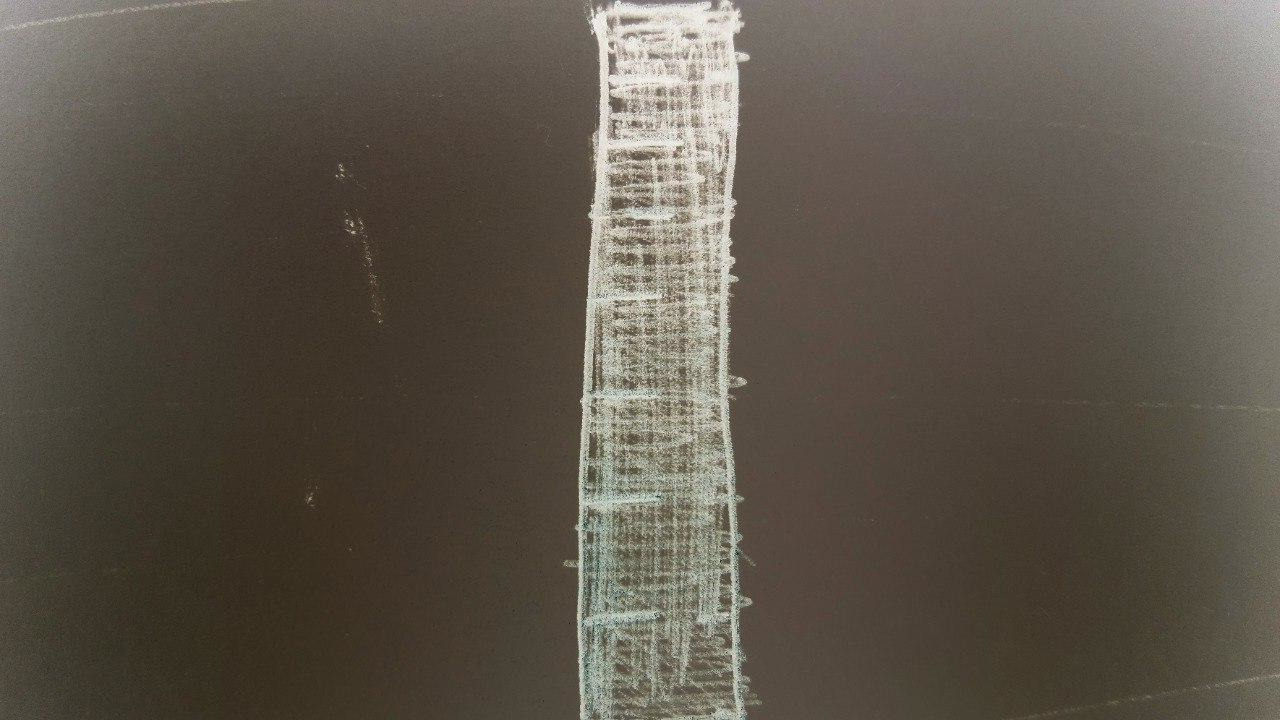
#> input picture img/square.jpg, 1280 x 720 px
$ python main_belt.py   (older library calls are emulated)
#> lines starting #> are read from the running program, lines starting #| are printed output that depends on the picture; after the words box and inside, x2 and y2 are one past the last pixel; in counts of white or black regions, pixels touching at a corner belong together
#> in main, image is the input picture: shape (720, 1280, 3); mean B, G, R 74.8, 85.7, 93.1
#!/usr/bin/env python
# -*- coding: utf-8 -*-

'''
  Object Processing

  Copyright 2018 Ilya Gulko <iigulko99@gmail.com>

  This program is free software; you can redistribute it and/or modify
  it under the terms of the GNU General Public License as published by
  the Free Software Foundation; either version 2 of the License, or
  (at your option) any later version.

  This program is distributed in the hope that it will be useful,
  but WITHOUT ANY WARRANTY; without even the implied warranty of
  MERCHANTABILITY or FITNESS FOR A PARTICULAR PURPOSE.  See the
  GNU General Public License for more details.

  You should have received a copy of the GNU General Public License
  along with this program; if not, write to the Free Software
  Foundation, Inc., 51 Franklin Street, Fifth Floor, Boston,
  MA 02110-1301, USA.

'''

'''

Sources:

  https://docs.opencv.org/3.1.0/dd/d49/tutorial_py_contour_features.html
  https://pythontips.com/2015/03/11/a-guide-to-finding-books-in-images-using-python-and-opencv/
  https://docs.opencv.org/3.4/d6/d00/tutorial_py_root.html

'''

import numpy as np
import cv2

def image_proccessing(image):
	'''
	this method does image tuning for further calculations.
	proccesses that are described below:
		1. bluring
		2. grayscaling
		3. thresholding
		4. edging
		5. closing edges
	more info: https://docs.opencv.org/3.4/d6/d00/tutorial_py_root.html
	'''
	blurred = cv2.bilateralFilter(image,20,130,130)

	grayscaled = cv2.cvtColor(blurred, cv2.COLOR_BGR2GRAY)

	retval, thresholded = cv2.threshold(grayscaled, 175, 255, cv2.THRESH_BINARY)
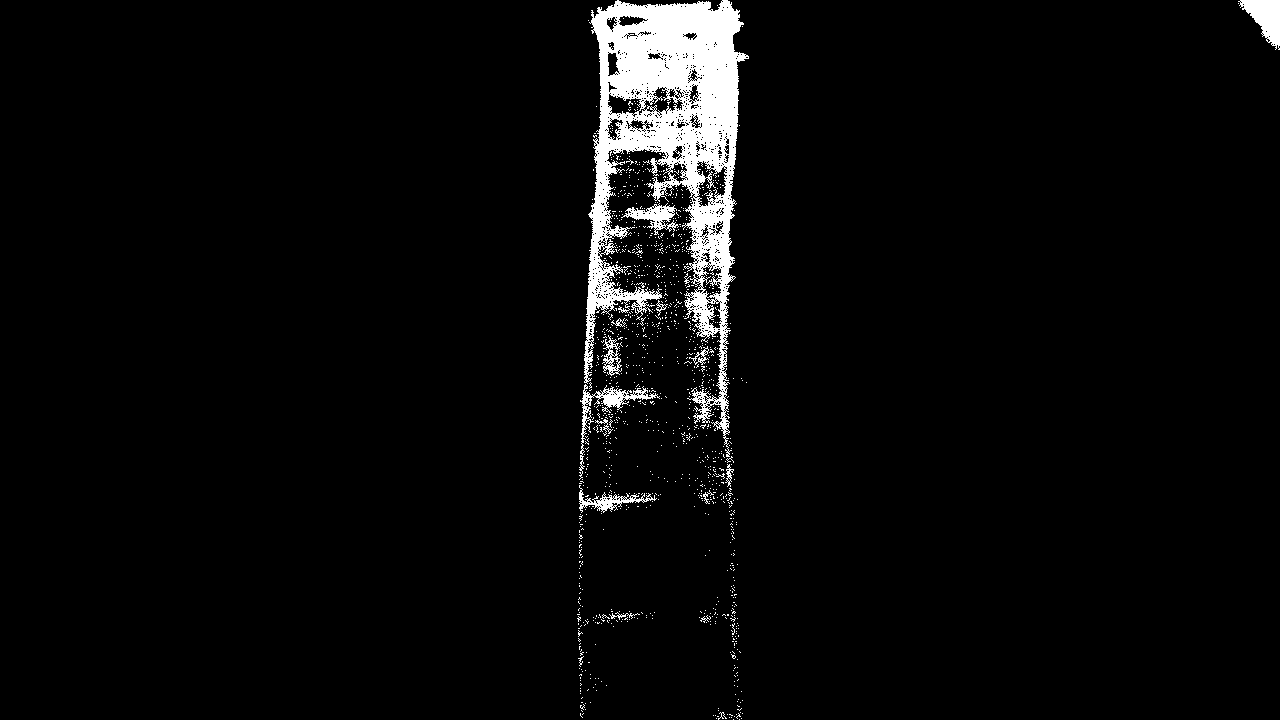
#> thresholded: shape (720, 1280); 3.9% white; 1218 white regions (1201 under 20 px), largest, box (x1, y1, x2, y2) and area: (584, 0, 749, 457) 29147, (1238, 0, 1280, 50) 1124, (579, 384, 660, 480) 988

	edged = cv2.Canny(thresholded, 10, 200)
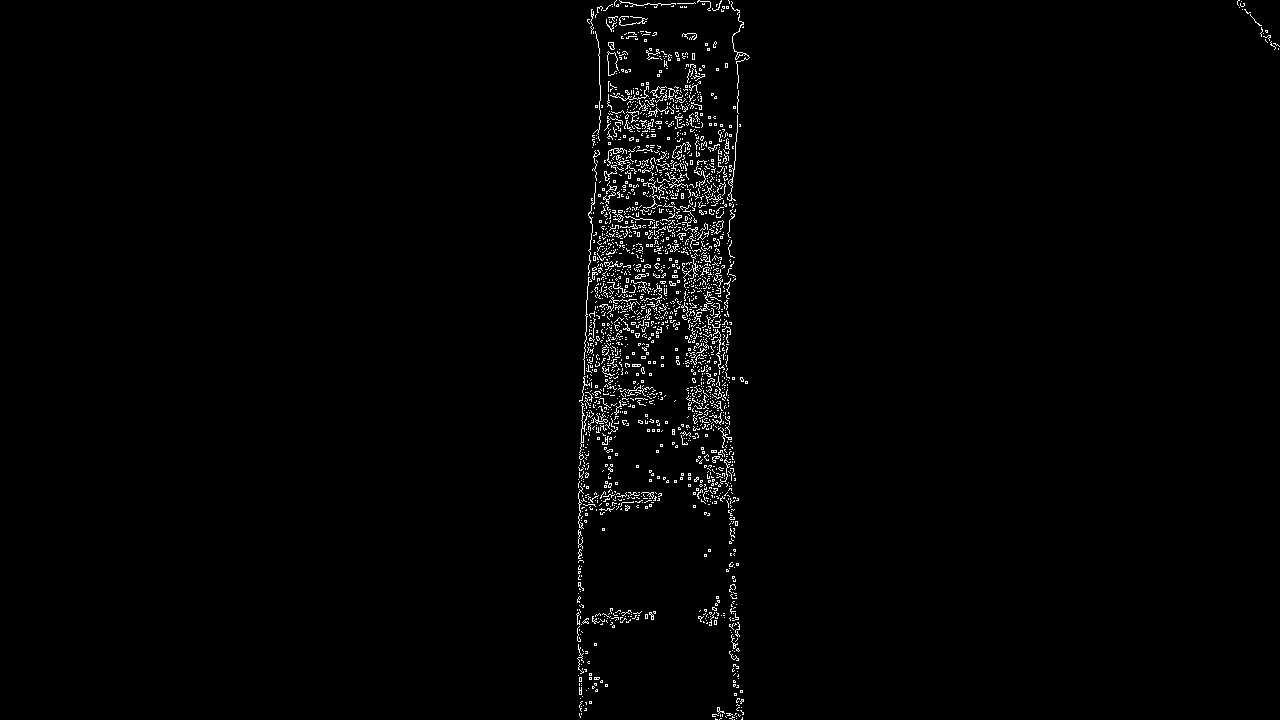
#> edged: shape (720, 1280); 1.6% white in thin lines or dots, all inside (x1, y1, x2, y2) = (576, 0, 1280, 720)

	kernel = cv2.getStructuringElement(cv2.MORPH_RECT, (30, 30))
	closed = cv2.morphologyEx(edged, cv2.MORPH_CLOSE, kernel)
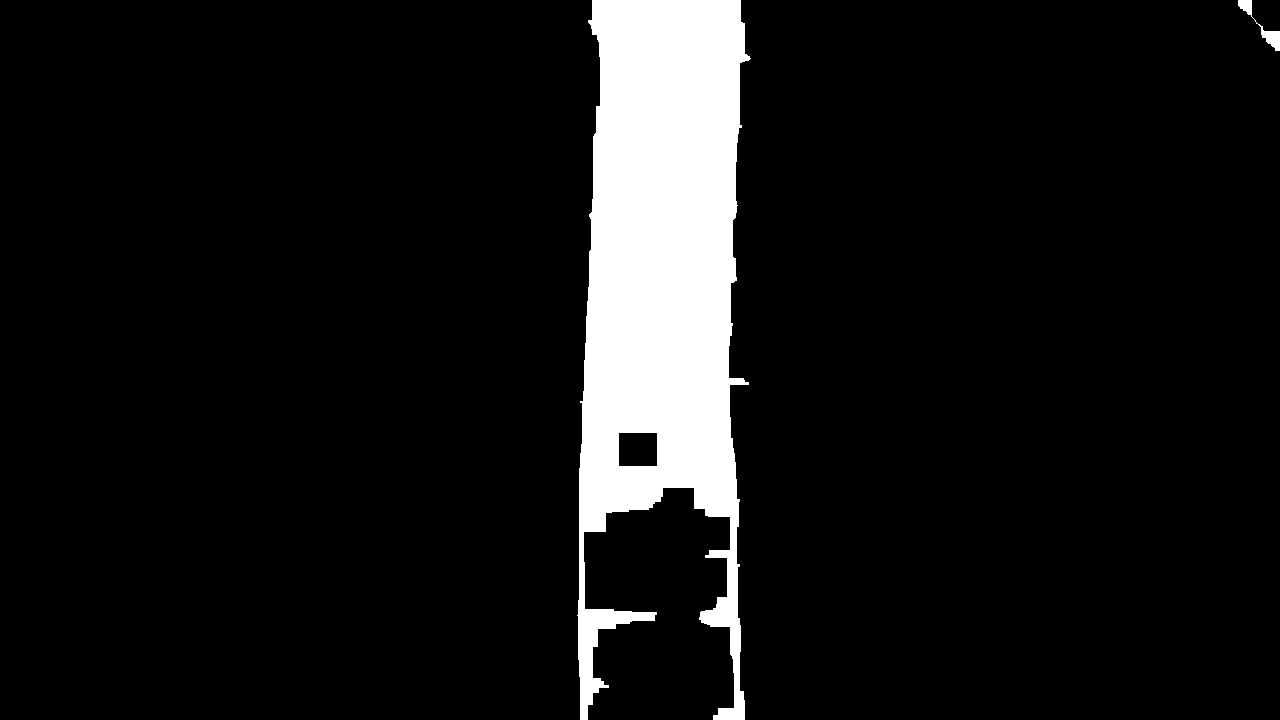
#> closed: shape (720, 1280); 8.7% white; 2 white regions

	return {'blurred': blurred,
		'graysclaled': grayscaled,
		'thresholded': thresholded,
		'edged': edged,
		'closed': closed }

def main():

	# reading an image as colored version
	image = cv2.imread('img/square.jpg')

	# getting {dict} with all processed results
	processed = image_proccessing(image)
#> processed = 5 items

	# finding all the contours
	_,contours,hierarchy = cv2.findContours(processed['closed'], 1, 2)
#> contours = 3 contours; box (x1, y1, x2, y2) and area: (577, 0, 751, 720) 79636, (618, 432, 658, 467) 1324, (1238, 0, 1280, 51) 368

	# defining the largest contour
	largest=-1
	nc = 0
	for i, c in enumerate(contours):
		if len(c)>nc:
			nc = len(c)
			largest = i
#> this loop made 3 passes
#> nc on passes 1 to 3: 8, 46, 312
#> after the loop, largest = 2; nc = 312

	# drawing inner contours
	cv2.drawContours(image,contours,largest,(0,0,255),3)

	# drawing out object
	x,y,w,h = cv2.boundingRect(contours[largest])
#> x = 577; y = 0; w = 174; h = 720

	cv2.rectangle(image,(x,y),(x+w,y+h),(0,255,0),5)

	perimeter = cv2.arcLength(contours[largest],True)
#> perimeter = 2626

	# showing text on image
	cv2.putText(image,"Aprroximate perimeter value = " + str(round(perimeter, 2)), (50, 50),
	cv2.FONT_HERSHEY_SIMPLEX, 0.7, (255,255,255), 1)
	cv2.putText(image,"Highest point: ["+str(x)+","+str(y)+"]", (50, 85),
	cv2.FONT_HERSHEY_SIMPLEX, 0.7, (255,255,255), 1)
	cv2.putText(image,"Lowest point: ["+str(x+w)+","+str(y+h)+"]", (50, 110),
	cv2.FONT_HERSHEY_SIMPLEX, 0.7, (255,255,255), 1)
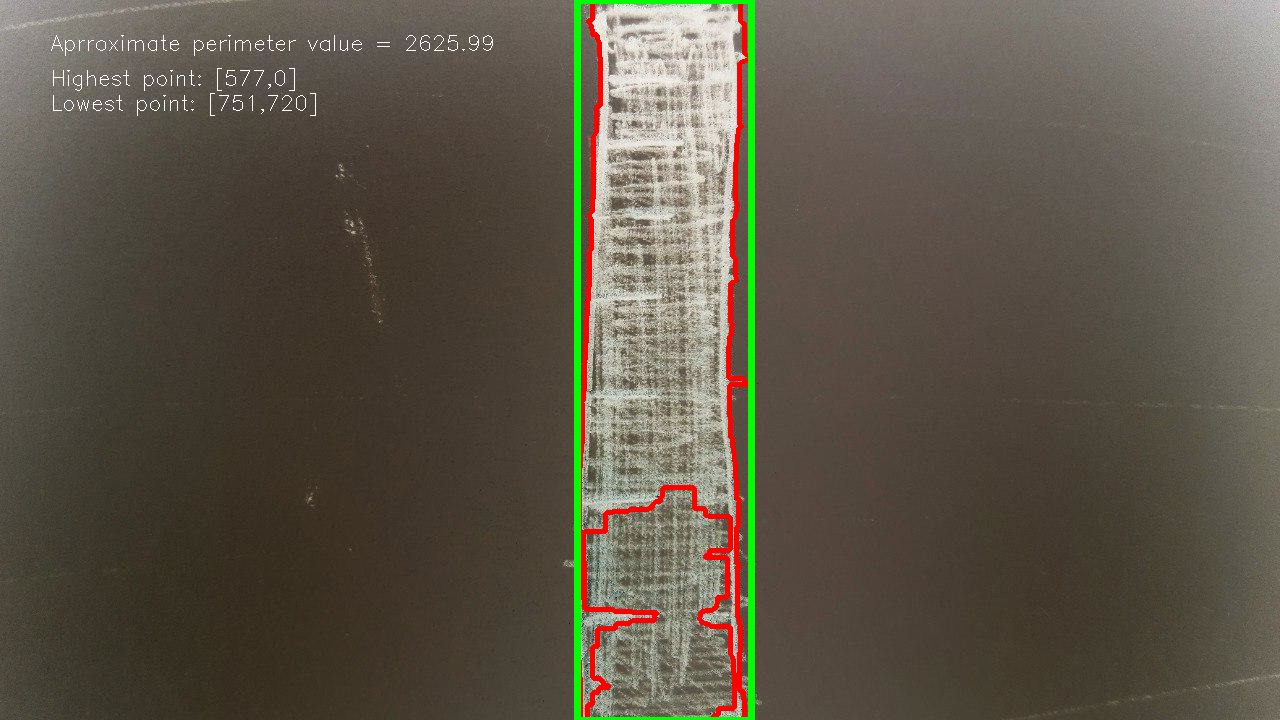
#> image: shape (720, 1280, 3); mean B, G, R 72.7, 86.4, 93.5

	# showing window with image; the title and path to image
	cv2.imshow('Source image', image)

	'''
	cv2.imshow("Closed", processed['closed'])
	cv2.imshow("Edged", processed['edged'])
	cv2.imshow('Thresholded', processed['thresholded'])
	cv2.imshow('Blurred', processed['blurred'])
	'''

	cv2.waitKey(0)

	cv2.destroyAllWindows()
	return 0

main()
